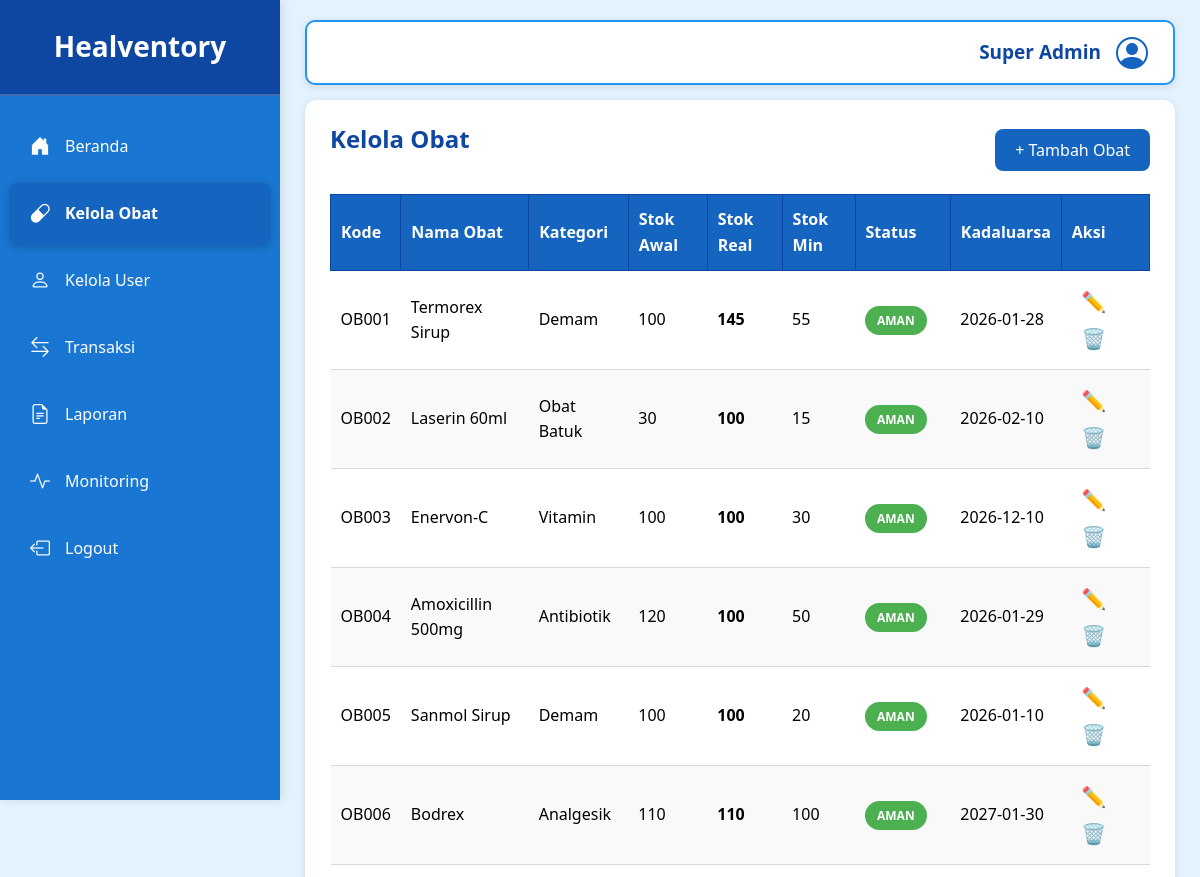
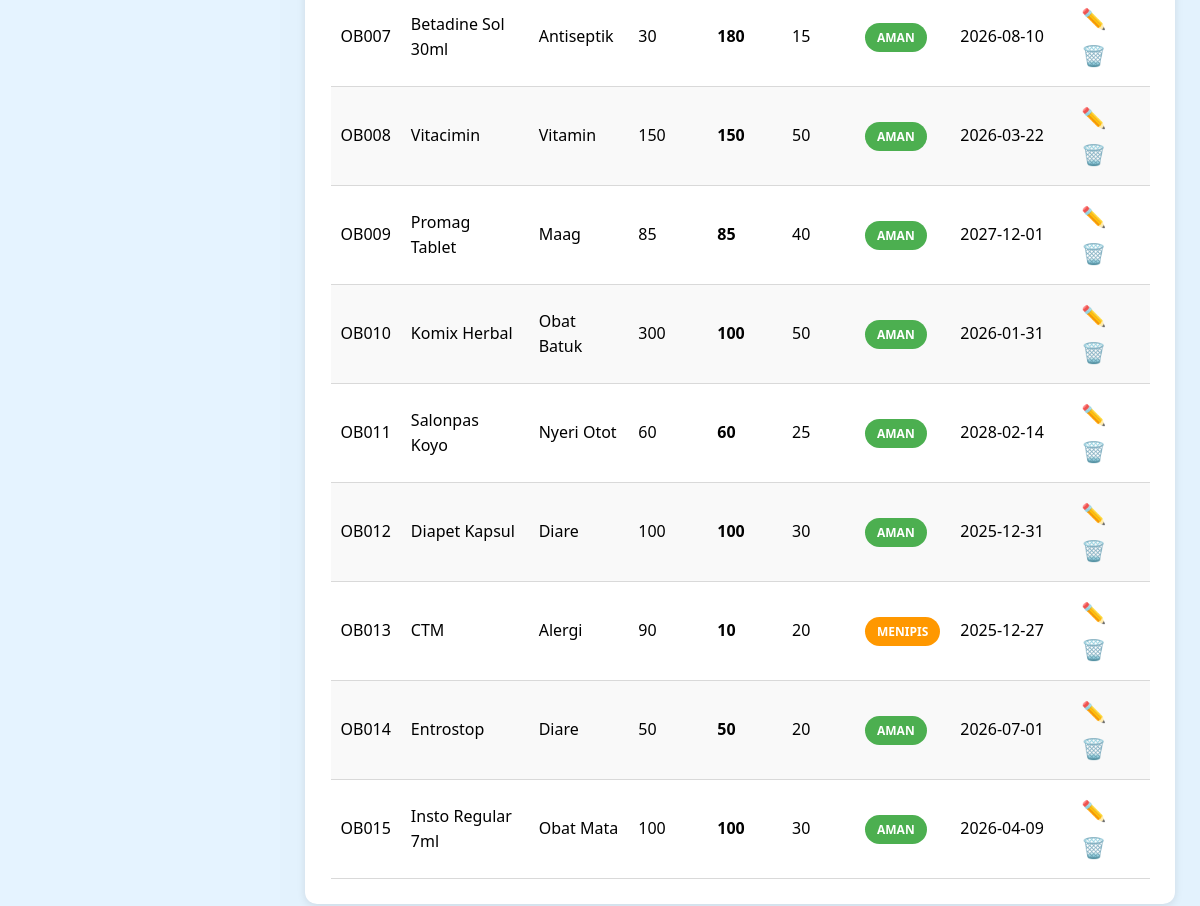
/admin/kelola_obat.php (signed in), run on the app's committed database (2 pictures, top to bottom).
### tables this page shows
CREATE TABLE `obat` (
  `id` int(11) NOT NULL,
  `kode_obat` varchar(30) NOT NULL,
  `nama` varchar(150) NOT NULL,
  `kategori` varchar(100) DEFAULT NULL,
  `stok_awal` int(11) DEFAULT 0,
  `stok_minimum` int(11) DEFAULT 100,
  `tgl_kadaluarsa` date DEFAULT NULL,
  `created_at` timestamp NOT NULL DEFAULT current_timestamp()
);

### public/admin/kelola_obat.php (the view, shortened to what this page needs)
<?php
include '../../config/database.php';
include '../includes/header.php';
$query = "
    SELECT
        o.id,
        o.kode_obat,
        o.nama,
        o.kategori,
        o.stok_awal,
        o.stok_minimum,
        o.tgl_kadaluarsa,
        (o.stok_awal +
         COALESCE(SUM(CASE WHEN t.jenis = 'masuk' THEN t.jumlah ELSE 0 END), 0) -
         COALESCE(SUM(CASE WHEN t.jenis = 'keluar' THEN t.jumlah ELSE 0 END), 0)) as stok_real
    FROM obat o
    LEFT JOIN transaksi t ON o.id = t.id_obat
    GROUP BY o.id, o.kode_obat, o.nama, o.kategori, o.stok_awal, o.stok_minimum, o.tgl_kadaluarsa
    ORDER BY o.id ASC
";
$obat = $pdo->query($query);
?>
<div class="container">
    <?php include '../includes/sidebar.php'; ?>
    <main class="main-content">
        <header class="header">
            <span class="role">Super Admin</span>
            <i class="bi bi-person-circle profile-icon"></i>
        </header>
        <section class="table-section">
            <div class="table-header">
                <h2>Kelola Obat</h2>
                <button id="btnTambah" class="btn-primary">+ Tambah Obat</button>
            </div>
            <table id="tabelObat">
                <thead>
                    <tr>
                        <th>Kode</th>
                        <th>Nama Obat</th>
                        <th>Kategori</th>
                        <th>Stok Awal</th>
                        <th>Stok Real</th>
                        <th>Stok Min</th>
                        <th>Status</th>
                        <th>Kadaluarsa</th>
                        <th>Aksi</th>
                    </tr>
                </thead>
                <tbody>
                    <?php while ($row = $obat->fetch()): ?>
                        <?php
                        $status = '';
                        $status_class = '';
                        if ($row['stok_real'] <= 0) {
                            $status = 'Habis';
                            $status_class = 'status-habis';
                        } elseif ($row['stok_real'] < $row['stok_minimum']) {
                            $status = 'Menipis';
                            $status_class = 'status-menipis';
                        } else {
                            $status = 'Aman';
                            $status_class = 'status-aman';
                        }
                        ?>
                        <tr data-id="<?= $row['id'] ?>">
                            <td><?= htmlspecialchars($row['kode_obat']) ?></td>
                            <td><?= htmlspecialchars($row['nama']) ?></td>
                            <td><?= htmlspecialchars($row['kategori']) ?></td>
                            <td><?= $row['stok_awal'] ?></td>
                            <td><strong><?= $row['stok_real'] ?></strong></td>
                            <td><?= $row['stok_minimum'] ?></td>
                            <td>
                                <span class="badge <?= $status_class ?>">
                                    <?= $status ?>
                                </span>
                            </td>
                            <td><?= htmlspecialchars($row['tgl_kadaluarsa']) ?></td>
                            <td>
                                <button class="btn-edit">✏️</button>
                                <button class="btn-delete">🗑️</button>
                            </td>
                        </tr>
                    <?php endwhile; ?>
                </tbody>
            </table>
        </section>
    </main>
</div>
<?php include '../includes/footer.php'; ?>

### public/includes/header.php (shortened to what this page needs)
<?php
$basePath = (strpos($_SERVER['REQUEST_URI'], '/public/admin') !== false ||
    strpos($_SERVER['REQUEST_URI'], '/public/manager') !== false ||
    strpos($_SERVER['REQUEST_URI'], '/public/staff') !== false)
    ? '../'
    : '';
?>
<!DOCTYPE html>
<html lang="id">
<head>
    <link rel="stylesheet" href="<?= $basePath ?>assets/css/style.css">
    <link rel="stylesheet" href="https://cdn.jsdelivr.net/npm/bootstrap-icons@1.11.3/font/bootstrap-icons.min.css">
</head>
<body>

### public/includes/sidebar.php (shortened to what this page needs)
<?php
$current_page = basename($_SERVER['PHP_SELF']);
?>
<aside class="sidebar">
    <h2 class="logo">Healventory</h2>
    <ul class="menu">
        <li class="<?= ($current_page == 'dashboard.php') ? 'active' : '' ?>" data-page="dashboard.php">
            <i class="bi bi-house-door-fill"></i>
            <span>Beranda</span>
        </li>
        <li class="<?= ($current_page == 'kelola_obat.php') ? 'active' : '' ?>" data-page="kelola_obat.php">
            <i class="bi bi-capsule"></i>
            <span>Kelola Obat</span>
        </li>
        <li class="<?= ($current_page == 'kelola_user.php') ? 'active' : '' ?>" data-page="kelola_user.php">
            <i class="bi bi-person"></i>
            <span>Kelola User</span>
        </li>
        <li class="<?= ($current_page == 'transaksi.php') ? 'active' : '' ?>" data-page="transaksi.php">
            <i class="bi bi-arrow-left-right"></i>
            <span>Transaksi</span>
        </li>
        <li class="<?= ($current_page == 'laporan.php') ? 'active' : '' ?>" data-page="laporan.php">
            <i class="bi bi-file-earmark-text"></i>
            <span>Laporan</span>
        </li>
        <li class="<?= ($current_page == 'monitoring.php') ? 'active' : '' ?>" data-page="monitoring.php">
            <i class="bi bi-activity"></i>
            <span>Monitoring</span>
        </li>
        <li id="btnLogout">
            <i class="bi bi-box-arrow-left"></i>
            <span>Logout</span>
        </li>
    </ul>
</aside>

### public/includes/footer.php (shortened to what this page needs)
</body>
</html>

### public/assets/css/style.css (style rules this page uses)
:root { --primary: #1565c0; --primary-hover: #0d47a1; --sidebar-bg: #1976d2; --background: #e3f2fd; --white: #ffffff; --text: #000000; --text-muted: #666666; --gray-border: #d9d9d9; --card-shadow: 0 2px 8px rgba(0, 0, 0, 0.1); --success: #4caf50; --warning: #ff9800; --danger: #f44336; --info: #2196f3; }
* { margin: 0; padding: 0; box-sizing: border-box; font-family: "Segoe UI", Tahoma, Geneva, Verdana, sans-serif; }
body { background: var(--background); overflow-x: hidden; line-height: 1.6; }
h1, h2, h3, h4, h5, h6 { margin: 0; font-weight: 600; line-height: 1.2; color: var(--text); }
.container { display: flex; min-height: 100vh; }
.sidebar { width: 280px; background: var(--sidebar-bg); color: var(--white); padding: 0; display: flex; flex-direction: column; box-shadow: 2px 0 10px rgba(0, 0, 0, 0.1); position: fixed; height: 100vh; left: 0; top: 0; z-index: 100; overflow-y: auto; }
.sidebar .logo { font-size: 28px; font-weight: bold; padding: 30px 20px; text-align: center; color: (var(--white)); background: var(--primary-hover); border-bottom: 2px solid rgba(255, 255, 255, 0.2); }
.sidebar .menu { list-style: none; padding: 20px 10px; flex: 1; }
.sidebar .menu li { padding: 15px 20px; display: flex; align-items: center; gap: 15px; cursor: pointer; transition: all 0.3s ease; border-radius: 8px; margin-bottom: 5px; font-size: 16px; user-select: none; position: relative; }
.sidebar .menu li i { font-size: 20px; pointer-events: none; min-width: 20px; }
.sidebar .menu li.active { background: var(--primary); font-weight: 600; box-shadow: 0 2px 8px rgba(0, 0, 0, 0.2); }
.main-content { flex: 1; margin-left: 280px; padding: 20px 25px; background: var(--background); min-height: 100vh; }
.header { display: flex; border: 2px solid var(--info); justify-content: flex-end; align-items: center; margin-bottom: 15px; background: var(--white); padding: 5px 25px; border-radius: 10px; box-shadow: var(--card-shadow); }
.header .role { font-size: 19px; font-weight: 700; color: var(--primary-hover); }
.header .profile-icon { font-size: 32px; margin-left: 15px; color: var(--primary); }
.table-section { background: var(--white); padding: 25px; border-radius: 12px; box-shadow: var(--card-shadow); margin-bottom: 20px; }
.table-section h2, .table-section h3, .table-section h4 { margin-bottom: 20px; color: var(--primary-hover); }
.table-header { display: flex; justify-content: space-between; align-items: center; margin-bottom: 20px; flex-wrap: wrap; gap: 15px; }
.table-section table { width: 100%; border-collapse: collapse; margin-top: 15px; }
.table-section thead th { background: var(--primary); color: var(--white); padding: 12px 10px; text-align: left; font-weight: 600; border: 1px solid var(--primary-hover); }
.table-section tbody td { padding: 12px 10px; border-bottom: 1px solid var(--gray-border); }
.table-section tbody tr:nth-child(even) { background: #f9f9f9; }
.btn-primary, .btn-outline, .btn-login { cursor: pointer; transition: all 0.3s ease; border: none; border-radius: 8px; padding: 10px 20px; font-size: 16px; font-weight: 500; user-select: none; display: inline-flex; align-items: center; gap: 8px; justify-content: center; }
.btn-primary { background: var(--primary); color: var(--white); }
.btn-edit, .btn-delete { background: none; border: none; font-size: 20px; cursor: pointer; padding: 5px 10px; transition: transform 0.2s ease; }
.badge { padding: 5px 12px; border-radius: 15px; font-size: 12px; font-weight: 600; display: inline-block; text-transform: uppercase; }
.status-aman { background: var(--success); color: white; }
.status-menipis { background: var(--warning); color: white; }
body { margin: 0; padding: 0; font-family: Arial, sans-serif; background: #e5f3ff; }

### data on the page
obat: kode_obat "OB001", nama "Termorex Sirup", kategori "Demam", stok_awal "100", stok_real "145", stok_minimum "55", status "AMAN", tgl_kadaluarsa "2026-01-28"
obat: kode_obat "OB002", nama "Laserin 60ml", kategori "Obat Batuk", stok_awal "30", stok_real "100", stok_minimum "15", status "AMAN", tgl_kadaluarsa "2026-02-10"
obat: kode_obat "OB003", nama "Enervon-C", kategori "Vitamin", stok_awal "100", stok_real "100", stok_minimum "30", status "AMAN", tgl_kadaluarsa "2026-12-10"
obat: kode_obat "OB004", nama "Amoxicillin 500mg", kategori "Antibiotik", stok_awal "120", stok_real "100", stok_minimum "50", status "AMAN", tgl_kadaluarsa "2026-01-29"
obat: kode_obat "OB005", nama "Sanmol Sirup", kategori "Demam", stok_awal "100", stok_real "100", stok_minimum "20", status "AMAN", tgl_kadaluarsa "2026-01-10"
obat: kode_obat "OB006", nama "Bodrex", kategori "Analgesik", stok_awal "110", stok_real "110", stok_minimum "100", status "AMAN", tgl_kadaluarsa "2027-01-30"
obat: kode_obat "OB007", nama "Betadine Sol 30ml", kategori "Antiseptik", stok_awal "30", stok_real "180", stok_minimum "15", status "AMAN", tgl_kadaluarsa "2026-08-10"
obat: kode_obat "OB008", nama "Vitacimin", kategori "Vitamin", stok_awal "150", stok_real "150", stok_minimum "50", status "AMAN", tgl_kadaluarsa "2026-03-22"
obat: kode_obat "OB009", nama "Promag Tablet", kategori "Maag", stok_awal "85", stok_real "85", stok_minimum "40", status "AMAN", tgl_kadaluarsa "2027-12-01"
obat: kode_obat "OB010", nama "Komix Herbal", kategori "Obat Batuk", stok_awal "300", stok_real "100", stok_minimum "50", status "AMAN", tgl_kadaluarsa "2026-01-31"
obat: kode_obat "OB011", nama "Salonpas Koyo", kategori "Nyeri Otot", stok_awal "60", stok_real "60", stok_minimum "25", status "AMAN", tgl_kadaluarsa "2028-02-14"
obat: kode_obat "OB012", nama "Diapet Kapsul", kategori "Diare", stok_awal "100", stok_real "100", stok_minimum "30", status "AMAN", tgl_kadaluarsa "2025-12-31"
obat: kode_obat "OB013", nama "CTM", kategori "Alergi", stok_awal "90", stok_real "10", stok_minimum "20", status "MENIPIS", tgl_kadaluarsa "2025-12-27"
obat: kode_obat "OB014", nama "Entrostop", kategori "Diare", stok_awal "50", stok_real "50", stok_minimum "20", status "AMAN", tgl_kadaluarsa "2026-07-01"
obat: kode_obat "OB015", nama "Insto Regular 7ml", kategori "Obat Mata", stok_awal "100", stok_real "100", stok_minimum "30", status "AMAN", tgl_kadaluarsa "2026-04-09"
